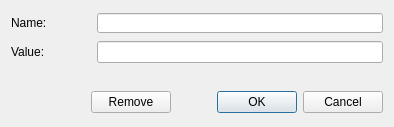
<?xml version="1.0" encoding="UTF-8"?>
<ui version="4.0">
 <class>C_UiRealRecordProperties</class>
 <widget class="QDialog" name="C_UiRealRecordProperties">
  <property name="geometry">
   <rect>
    <x>0</x>
    <y>0</y>
    <width>394</width>
    <height>127</height>
   </rect>
  </property>
  <property name="windowTitle">
   <string>Integer</string>
  </property>
  <layout class="QVBoxLayout" name="verticalLayout_2">
   <item>
    <layout class="QVBoxLayout" name="VerticalLayout">
     <item>
      <layout class="QHBoxLayout" name="HorizontalLayout1">
       <item>
        <widget class="QLabel" name="NameLabel">
         <property name="minimumSize">
          <size>
           <width>80</width>
           <height>0</height>
          </size>
         </property>
         <property name="maximumSize">
          <size>
           <width>80</width>
           <height>16777215</height>
          </size>
         </property>
         <property name="text">
          <string>Name:</string>
         </property>
        </widget>
       </item>
       <item>
        <widget class="QLineEdit" name="NameLineEdit">
         <property name="minimumSize">
          <size>
           <width>200</width>
           <height>0</height>
          </size>
         </property>
         <property name="maximumSize">
          <size>
           <width>16777215</width>
           <height>20</height>
          </size>
         </property>
        </widget>
       </item>
      </layout>
     </item>
     <item>
      <layout class="QHBoxLayout" name="HorizontalLayout2">
       <item>
        <widget class="QLabel" name="ValueLabel">
         <property name="minimumSize">
          <size>
           <width>80</width>
           <height>0</height>
          </size>
         </property>
         <property name="maximumSize">
          <size>
           <width>80</width>
           <height>16777215</height>
          </size>
         </property>
         <property name="text">
          <string>Value:</string>
         </property>
        </widget>
       </item>
       <item>
        <widget class="QLineEdit" name="ValueLineEdit">
         <property name="minimumSize">
          <size>
           <width>200</width>
           <height>0</height>
          </size>
         </property>
        </widget>
       </item>
      </layout>
     </item>
     <item>
      <spacer name="verticalSpacer">
       <property name="orientation">
        <enum>Qt::Vertical</enum>
       </property>
       <property name="sizeType">
        <enum>QSizePolicy::Minimum</enum>
       </property>
       <property name="sizeHint" stdset="0">
        <size>
         <width>20</width>
         <height>20</height>
        </size>
       </property>
      </spacer>
     </item>
     <item>
      <layout class="QHBoxLayout" name="HorizontalLayout3">
       <item>
        <spacer name="horizontalSpacer">
         <property name="orientation">
          <enum>Qt::Horizontal</enum>
         </property>
         <property name="sizeType">
          <enum>QSizePolicy::Minimum</enum>
         </property>
         <property name="sizeHint" stdset="0">
          <size>
           <width>80</width>
           <height>20</height>
          </size>
         </property>
        </spacer>
       </item>
       <item>
        <widget class="QPushButton" name="RemoveButton">
         <property name="sizePolicy">
          <sizepolicy hsizetype="Fixed" vsizetype="Fixed">
           <horstretch>0</horstretch>
           <verstretch>0</verstretch>
          </sizepolicy>
         </property>
         <property name="text">
          <string>Remove</string>
         </property>
        </widget>
       </item>
       <item>
        <widget class="QDialogButtonBox" name="ButtonBox">
         <property name="sizePolicy">
          <sizepolicy hsizetype="Minimum" vsizetype="Fixed">
           <horstretch>0</horstretch>
           <verstretch>0</verstretch>
          </sizepolicy>
         </property>
         <property name="minimumSize">
          <size>
           <width>200</width>
           <height>0</height>
          </size>
         </property>
         <property name="orientation">
          <enum>Qt::Horizontal</enum>
         </property>
         <property name="standardButtons">
          <set>QDialogButtonBox::Cancel|QDialogButtonBox::Ok</set>
         </property>
        </widget>
       </item>
      </layout>
     </item>
    </layout>
   </item>
  </layout>
 </widget>
 <resources/>
 <connections>
  <connection>
   <sender>ButtonBox</sender>
   <signal>accepted()</signal>
   <receiver>C_UiRealRecordProperties</receiver>
   <slot>accept()</slot>
   <hints>
    <hint type="sourcelabel">
     <x>248</x>
     <y>254</y>
    </hint>
    <hint type="destinationlabel">
     <x>157</x>
     <y>274</y>
    </hint>
   </hints>
  </connection>
  <connection>
   <sender>ButtonBox</sender>
   <signal>rejected()</signal>
   <receiver>C_UiRealRecordProperties</receiver>
   <slot>reject()</slot>
   <hints>
    <hint type="sourcelabel">
     <x>316</x>
     <y>260</y>
    </hint>
    <hint type="destinationlabel">
     <x>286</x>
     <y>274</y>
    </hint>
   </hints>
  </connection>
 </connections>
</ui>
